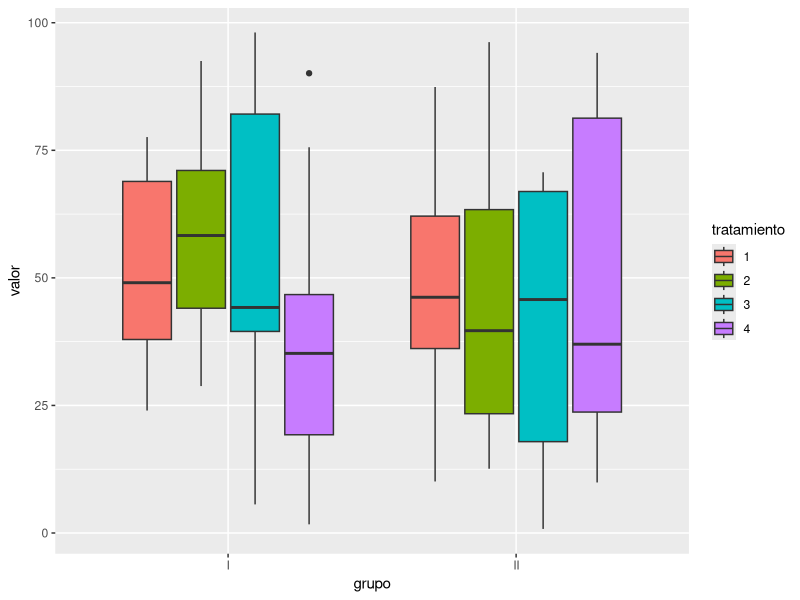

This chart was generated by the following R code:

# Leer y ordenar ----------------------------------------------------------

# Cargar paquetes necesarios
require(readxl)
require(dplyr)
require(tidyr)

# Leer archivo de Excel
datos <- read_excel(
  # Definir ruta del archivo
  path = "data/messydata.xlsx",
  
  # Definir hoja (número: posición, caracter: nombre de la hoja)
  sheet = 1,
  
  # Definir rango de celdas a leer
  range = "B4:M18",
  
  # Indicar que NO se desea que se tome la primera línea leída como nombre de columnas
  col_names = FALSE
) |> 
  
  # Definir nombres de columnas
  setNames(
    nm = c("nombres", "edad_sexo",
           "g1_t1", "g1_t2", "g1_t3", "g1_t4",
           "g2_t1", "g2_t2", "g2_t3", "g2_t4",
           "lon", "lat")
  ) |> 
  
  # Mantener solo aquellas filas en donde...
  filter(
    # NO haya valores vacíos en la columna 'nombres'
    !is.na(nombres), 
    
    # La columna 'nombres' NO tenga el valor 'Promedio'
    nombres != "Promedio"
  ) |> 
  
  # Reorganizar columnas de grupo-tratamiento
  pivot_longer(
    # Definir columnas a reorganizar
    cols = g1_t1:g2_t4,
    
    # Definir el patrón de los valores en los nombres de dichas columnas
    names_pattern = "g(.)_t(.)",
    
    # Definir los nombres de las columnas nuevas
    names_to = c("grupo", "tratamiento"),
    
    # Definir el nombre de la columna que contendrá los valores
    values_to = "valor"
  ) |> 
  
  # Separar valores de la columna sexo-edad
  separate_wider_delim(
    # Definir columna a separar
    cols = edad_sexo,
    
    # Definir el caracter que separa los valores
    delim = "-",
    
    # Definir los nombres de las columnas nuevas
    names = c("edad", "sexo")
  ) |> 
  
  # Editar carcaterísticas de variables ya existentes
  mutate(
    # Convertir a numérico
    edad = as.numeric(edad),
    
    # Convertir a factor
    sexo = factor(x = sexo, levels = c("m", "f"), labels = c("Male", "Female")),
    grupo = factor(x = grupo, levels = 1:2, labels = c("I", "II")),
    tratamiento = factor(x = tratamiento, levels = 1:4)
  )

# Mostrar data.frame ordenado
datos 
View(datos)



# Gráficos rápidos --------------------------------------------------------

require(ggplot2)

# A partir del data.frame 'datos'...
datos |> 
  
  # Usando la interfaz ggplot...
  ggplot() +
  
  # Generar un boxplot
  geom_boxplot(
    mapping = aes(
      # La variable agrupadora en X (categórica)
      x = grupo, 
      
      # La variable de la que se desea obtener el boxplot
      y = valor, 
      
      # Variable categórica adicional para los colores
      fill = tratamiento
    )
  )
